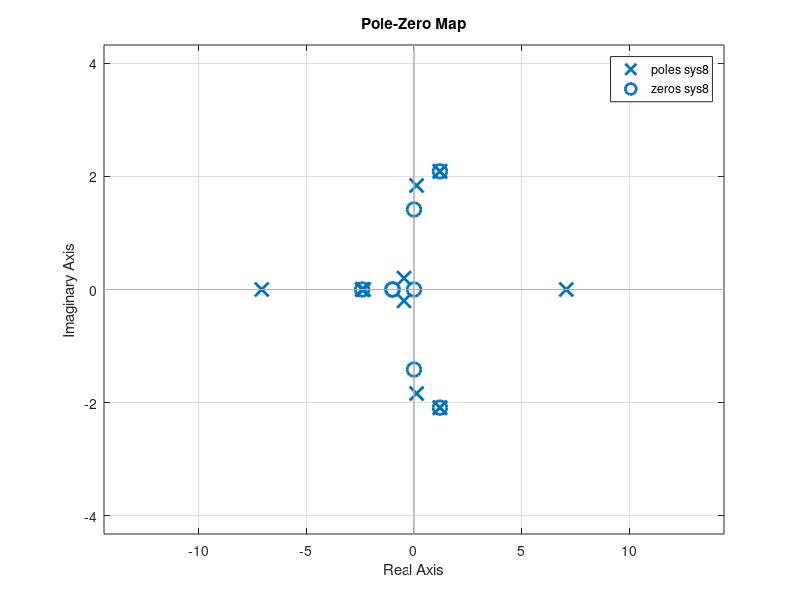

MATLAB code to generate this figure:
%(a)
num1=[1];den1=[1 1];sys1=tf(num1, den1);
num2=[1 0];den2=[1 0 2];sys2=tf(num2, den2);
num3=[4 2];den3=[1 2 1];sys3=tf(num3, den3);
sys4 = feedback(series(sys1, sys2), sys3, -1);

num5=[1];den5=[1 0 0];sys5=tf(num5, den5);
sys6 = feedback(sys5, [50], 1);
sys7 = series(sys4, sys6);

num8 = [1 0 2]; den8 = [1 0 0 14]; sys8 = tf(num8, den8);
sys9 = feedback(sys7, sys8, -1);

sys10 = series([4], sys9);
sys10 = minreal(sys10)


%(b)
pzmap(sys10)


%(c)
p = pole(sys10)
z = zero(sys10)
pzmap(sys8);